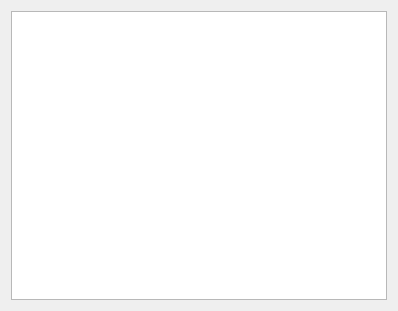
<?xml version="1.0" encoding="UTF-8"?>
<ui version="4.0">
 <class>DebugBrowser</class>
 <widget class="QDialog" name="DebugBrowser">
  <property name="geometry">
   <rect>
    <x>0</x>
    <y>0</y>
    <width>398</width>
    <height>311</height>
   </rect>
  </property>
  <property name="windowTitle">
   <string>Dialog</string>
  </property>
  <layout class="QVBoxLayout" name="verticalLayout">
   <item>
    <widget class="QTextBrowser" name="qtext_debugBrowser"/>
   </item>
  </layout>
 </widget>
 <resources/>
 <connections/>
</ui>
